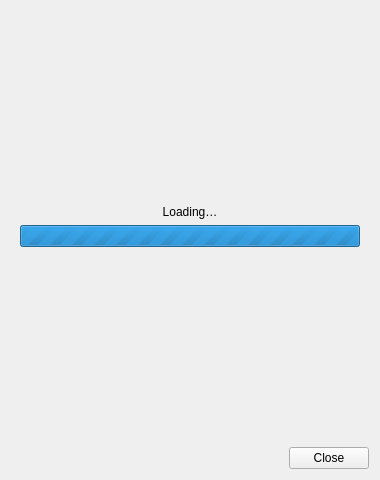
<?xml version="1.0" encoding="UTF-8"?>
<ui version="4.0">
 <class>KisSupporterBundlesDialog</class>
 <widget class="QDialog" name="KisSupporterBundlesDialog">
  <property name="geometry">
   <rect>
    <x>0</x>
    <y>0</y>
    <width>380</width>
    <height>480</height>
   </rect>
  </property>
  <property name="windowTitle">
   <string>Dialog</string>
  </property>
  <property name="modal">
   <bool>true</bool>
  </property>
  <layout class="QVBoxLayout" name="m_lyt">
   <item>
    <widget class="QStackedWidget" name="m_stack">
     <widget class="QWidget" name="m_wdgLoading">
      <layout class="QVBoxLayout" name="m_lytWdgLoading">
       <item>
        <spacer name="m_spcLoadingTop">
         <property name="orientation">
          <enum>Qt::Vertical</enum>
         </property>
         <property name="sizeHint" stdset="0">
          <size>
           <width>0</width>
           <height>0</height>
          </size>
         </property>
        </spacer>
       </item>
       <item>
        <widget class="QLabel" name="m_lblLoading">
         <property name="text">
          <string>Loading…</string>
         </property>
         <property name="alignment">
          <set>Qt::AlignCenter</set>
         </property>
        </widget>
       </item>
       <item>
        <widget class="QProgressBar" name="m_barLoading">
         <property name="maximum">
          <number>0</number>
         </property>
         <property name="value">
          <number>-1</number>
         </property>
         <property name="textVisible">
          <bool>false</bool>
         </property>
         <property name="format">
          <string notr="true"/>
         </property>
        </widget>
       </item>
       <item>
        <spacer name="m_spcLoadingBottom">
         <property name="orientation">
          <enum>Qt::Vertical</enum>
         </property>
         <property name="sizeHint" stdset="0">
          <size>
           <width>0</width>
           <height>0</height>
          </size>
         </property>
        </spacer>
       </item>
      </layout>
     </widget>
     <widget class="QWidget" name="m_wdgError">
      <layout class="QVBoxLayout" name="m_lytWdgError">
       <item>
        <spacer name="m_wdgErrorSpacerTop">
         <property name="orientation">
          <enum>Qt::Vertical</enum>
         </property>
         <property name="sizeHint" stdset="0">
          <size>
           <width>20</width>
           <height>40</height>
          </size>
         </property>
        </spacer>
       </item>
       <item>
        <widget class="QLabel" name="m_lblError">
         <property name="text">
          <string notr="true">Error message goes here.</string>
         </property>
         <property name="alignment">
          <set>Qt::AlignCenter</set>
         </property>
        </widget>
       </item>
       <item>
        <widget class="QPushButton" name="m_btnRetry">
         <property name="text">
          <string>Retry</string>
         </property>
        </widget>
       </item>
       <item>
        <spacer name="m_wdgErrorSpacerBottom">
         <property name="orientation">
          <enum>Qt::Vertical</enum>
         </property>
         <property name="sizeHint" stdset="0">
          <size>
           <width>20</width>
           <height>40</height>
          </size>
         </property>
        </spacer>
       </item>
      </layout>
     </widget>
     <widget class="QScrollArea" name="m_scrBundles">
      <property name="widgetResizable">
       <bool>true</bool>
      </property>
      <widget class="QWidget" name="m_wdgBundles">
       <property name="geometry">
        <rect>
         <x>0</x>
         <y>0</y>
         <width>98</width>
         <height>28</height>
        </rect>
       </property>
       <layout class="QVBoxLayout" name="m_lytWdgBundles"/>
      </widget>
     </widget>
    </widget>
   </item>
   <item>
    <widget class="QDialogButtonBox" name="m_buttons">
     <property name="standardButtons">
      <set>QDialogButtonBox::Close</set>
     </property>
    </widget>
   </item>
  </layout>
 </widget>
 <resources/>
 <connections/>
</ui>
